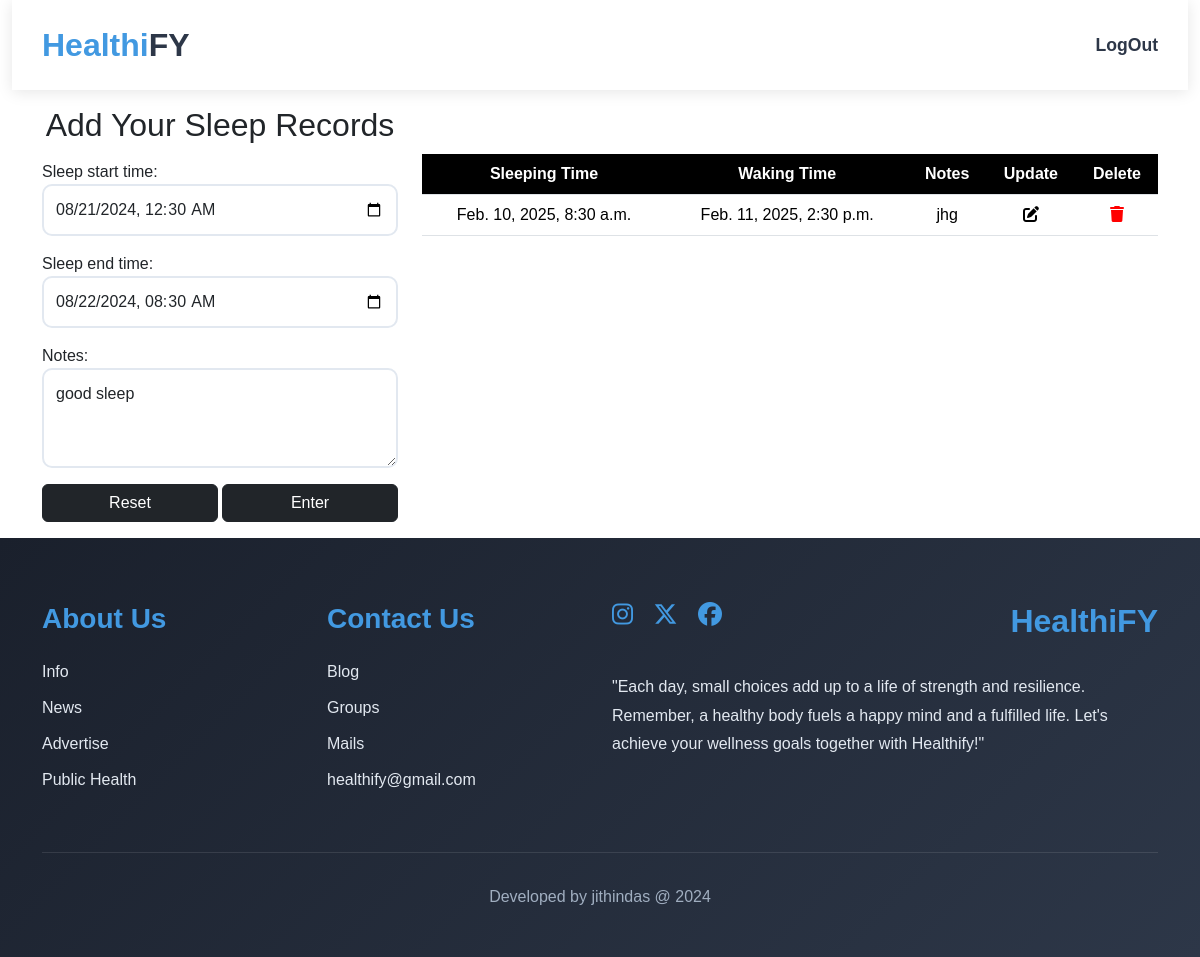
/upsleep/1/ (signed in), run on the app's committed database.
### web/models.py (models this page shows, shortened)
class SleepModel(models.Model):
    user=models.ForeignKey(User,on_delete=models.CASCADE,related_name="sleep_records")
    date=models.DateField(auto_now_add=True)
    sleep_start_time=models.DateTimeField()
    sleep_end_time=models.DateTimeField()
    notes=models.TextField(blank=True,null=True)

### web/views.py (the view, shortened to what this page needs)
# urls.py: path('upsleep/<int:pk>/',UpdateSleep.as_view(),name="updatesleep"),
class UpdateSleep(View):
    def get(self,request,*args,**kwargs):
        id=kwargs.get("pk")
        data=SleepModel.objects.get(id=id)
        instance={"sleep_start_time":data.sleep_start_time,"sleep_end_time":data.sleep_end_time,"notes":data.notes}
        form=SleepForm(initial=instance)
        current_week_start = timezone.now().date() - timezone.timedelta(days=timezone.now().date().weekday())
        data=SleepModel.objects.annotate(week=TruncWeek("sleep_start_time")).filter(user=request.user,week=current_week_start).order_by("week","sleep_start_time")
        user_obj=UserProfile_Model.objects.get(user_id=request.user.id)
        return render(request,"sleep.html",{"form":form,"data":data,"user_obj":user_obj})

### web/forms.py
class SleepForm(forms.Form):
    sleep_start_time=forms.DateTimeField(widget=forms.DateTimeInput(attrs={'type': 'datetime-local',"class":"form-control"}))
    sleep_end_time=forms.DateTimeField(widget=forms.DateTimeInput(attrs={'type': 'datetime-local',"class":"form-control"}))
    notes=forms.CharField(max_length=100,widget=forms.Textarea(attrs={"class":"form-control","rows":3}))

### web/templates/sleep.html (shortened to what this page needs)
{% extends 'profile_update.html' %}
{% load static %}
{% block content %}
<div class="container mt-3 mb-3">
    <div class="row ">
        <div class="col-lg-4 col-md-6 col-sm-12 col-12">
            <div class="">
                <h2 class="text-center pb-2">Add Your Sleep Records</h2>
                <form action="" method="post">
                    {{form.as_p}}
                    <div class="d-flex gap-1">
                        <button class="btn btn-dark w-50" type="reset">Reset</button>
                        <button class="btn btn-dark w-50" type="submit">Enter</button>
                    </div>
                </form>
            </div>
        </div>
        <div class="col-lg-8 col-md-6 col-sm-12 col-12 scroll mt-5">
            <table class="table table-striped-primary content">
                <tr>
                    <th class="text-center">Sleeping Time</th>
                    <th class="text-center">Waking Time</th>
                    <th class="text-center">Notes</th>
                    <th class="text-center">Update</th>
                    <th class="text-center">Delete</th>
                </tr>
                <tbody>
                    {%for i in data%}
                    <tr>
                        <td class="text-center">{{i.sleep_start_time}}</td>
                        <td class="text-center">{{i.sleep_end_time}}</td>
                        <td class="scrollable-column text-center">
                            <div class="scrollable-content">{{i.notes}}</div>
                        </td>
                        <td class="text-center"><a href="{%url 'updatesleep' i.id%}"><i
                                    class="fa-solid fa-pen-to-square" style="color: black;"></i></a></td>
                        <td class="text-center"><a href="{%url 'deletesleep' i.id%}"><i class="fa-solid fa-trash "
                                    style="color: red;"></i></a></td>
                    </tr>
                </tbody>
                {%endfor%}
            </table>
        </div>
    </div>
    </div>
    {% endblock content %}

### web/templates/profile_update.html (style rules this page uses)
* { margin: 0; padding: 0; box-sizing: border-box; font-family: 'Poppins', sans-serif; }
.form-control { border: 2px solid #e2e8f0; border-radius: 10px; padding: 0.75rem; margin-bottom: 1rem; transition: all 0.3s ease; }

### web/templates/sleep.html (style rules this page uses)
.scrollable-column { max-width: 180px; }
.scrollable-content { max-height: 100px; overflow-y: auto; overflow-x: hidden; }
.scroll { max-height: 490px; overflow-y: auto; }
.content { width: 100%; border-collapse: collapse; }
.content tr th { position: sticky; top: 0; background-color: black; color: white; z-index: 1; }

### data on the page
SleepModel: sleep_start_time "08/21/2024 00:30", sleep_end_time "08/22/2024 08:30", notes "good sleep"
SleepModel: sleep_start_time "Feb. 10, 2025, 8:30 a.m.", sleep_end_time "Feb. 11, 2025, 2:30 p.m.", notes "jhg"
